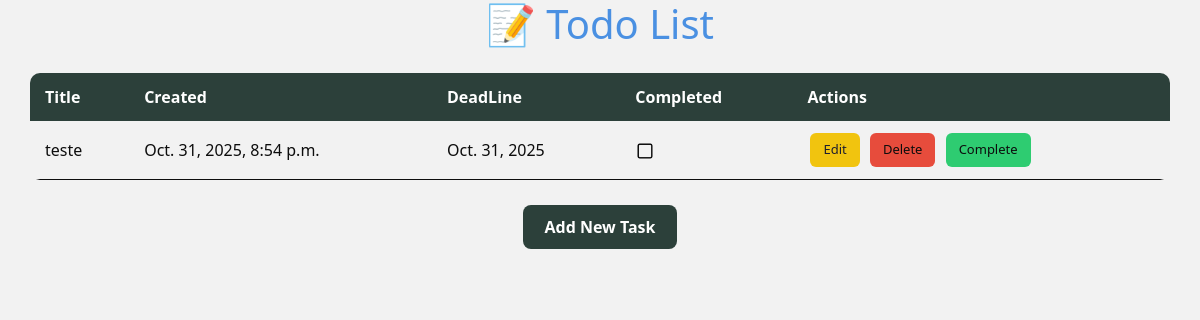
The app's page /, older data.
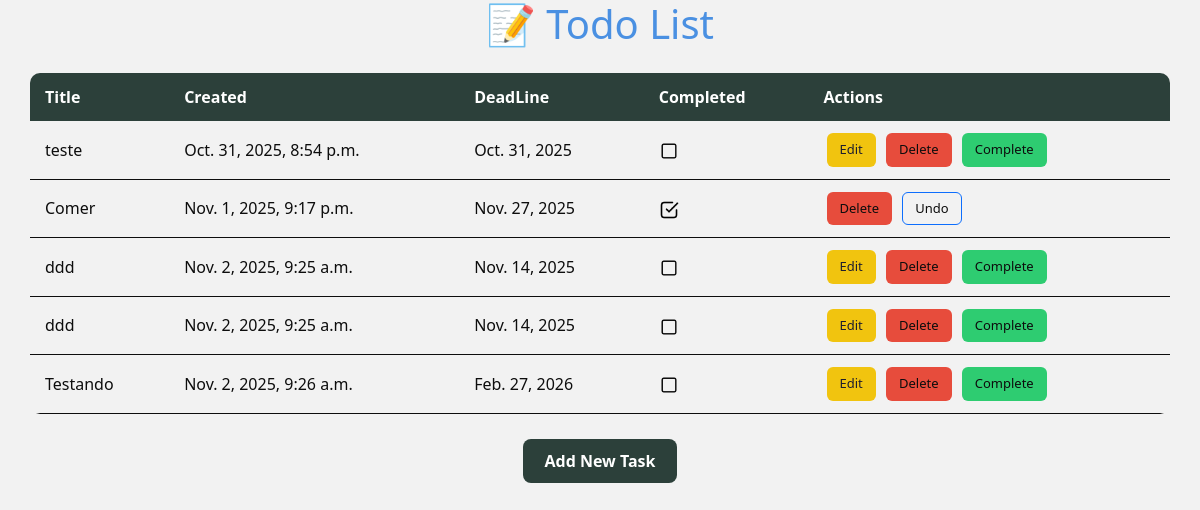
The same page, newer data.
### todos/models.py (models this page shows)
class Todo(models.Model):
    title = models.CharField(max_length=255 ,blank=False)
    created = models.DateTimeField(auto_now_add=True)
    deadline = models.DateField()
    completed = models.BooleanField(default=False)

### todos/views.py (the view)
# urls.py: path('',views.todo_list , name='todoList'),
def todo_list(request):
    todos = Todo.objects.all()
    template_name = 'todos/home.html'
    return render(request,template_name ,{'todos':todos})

### todos/templates/todos/home.html (shortened to what this page needs)
{% extends 'base.html' %}
{% load static %}
{% block 'body' %}
    <h1>📝 Todo List</h1>
    <table class="container">
      <thead>
        <tr>
          <th>Title</th>
          <th>Created</th>
          <th>DeadLine</th>
          <th>Completed</th>
          <th>Actions</th>
        </tr>
      </thead>
      <tbody>
        {% for todo in todos %}
            <tr>
                <td> {{ todo.title }} </td>
                <td> {{ todo.created }} </td>
                <td> {{ todo.deadline }} </td>
                <td>
                  {% if todo.completed %}
                      <img src="{% static 'todos/checkbox.png' %}" alt="" width="20" height="20">
                  {% else %}
                      <img src="{% static 'todos/unchecked.png' %}" alt="" width="20" height="20">
                  {% endif %}
                </td>
                <td>
                    {% if todo.completed == False %}
                      <a href="{% url 'todoEdit' todo.id %}" class="btn btn-edit">Edit</a>
                      <a href="{% url 'todoDelete' todo.id %}" class="btn btn-delete">Delete</a>
                      <a href="{% url 'todoComplete' todo.id %}" class="btn btn-done">Complete</a>
                    {% else %}
                      <a href="{% url 'todoDelete' todo.id %}" class="btn btn-delete">Delete</a>
                      <a href="{% url 'todoComplete' todo.id %}" class="btn btn-outline-primary">Undo</a>
                    {% endif %}
                </td>
            </tr>
        {% endfor %}
      </tbody>
    </table>
    <a href="{% url 'todoCreate' %}" class="add-btn">Add New Task</a>
{% endblock 'body' %}

### todos/templates/base.html (shortened to what this page needs)
<!DOCTYPE html>
<html lang="en">
<head>
    <link href="https://cdn.jsdelivr.net/npm/bootstrap@5.3.2/dist/css/bootstrap.min.css" rel="stylesheet">
</head>
<body>
    {% block 'body' %}
    {% endblock 'body' %}
</body>
</html>

### todos/templates/base.html (style rules this page uses)
body { font-family: "Segoe UI", Tahoma, Geneva, Verdana, sans-serif; background: #F2F2F2; color: #0D0D0D; }
h1 { text-align: center; color: #4a90e2; margin-bottom: 25px; }
table { width: 100%; border-collapse: collapse; overflow: hidden; border-radius: 10px; }
thead { background: #2C403A; color: white; }
th, td { padding: 12px 15px; text-align: left; }
tbody tr { border-bottom: 1px solid #0D0D0D ; transition: background 0.2s; }
.btn { display: inline-block; text-decoration: none; color: #0D0D0D; font-size: 13px; padding: 6px 12px; border-radius: 6px; margin: 0 3px; transition: 0.2s; }
.btn-edit { background: #f1c40f; color: #1e1e2f; }
.btn-delete { background: #e74c3c; }
.btn-done { background: #2ecc71; }
.add-btn { display: block; width: fit-content; margin: 25px auto 0; background: #2C403A; color: white; padding: 10px 22px; border-radius: 8px; text-decoration: none; font-weight: 600; transition: 0.2s; }

Row changes from the older to the newer data that the page shows:
added Todo: title "Comer", created "Nov. 1, 2025, 9:17 p.m.", deadline "Nov. 27, 2025", completed True (drawn)
added Todo: title "ddd", created "Nov. 2, 2025, 9:25 a.m.", deadline "Nov. 14, 2025", completed False (drawn)
added Todo: title "ddd", created "Nov. 2, 2025, 9:25 a.m.", deadline "Nov. 14, 2025", completed False (drawn)
added Todo: title "Testando", created "Nov. 2, 2025, 9:26 a.m.", deadline "Feb. 27, 2026", completed False (drawn)
